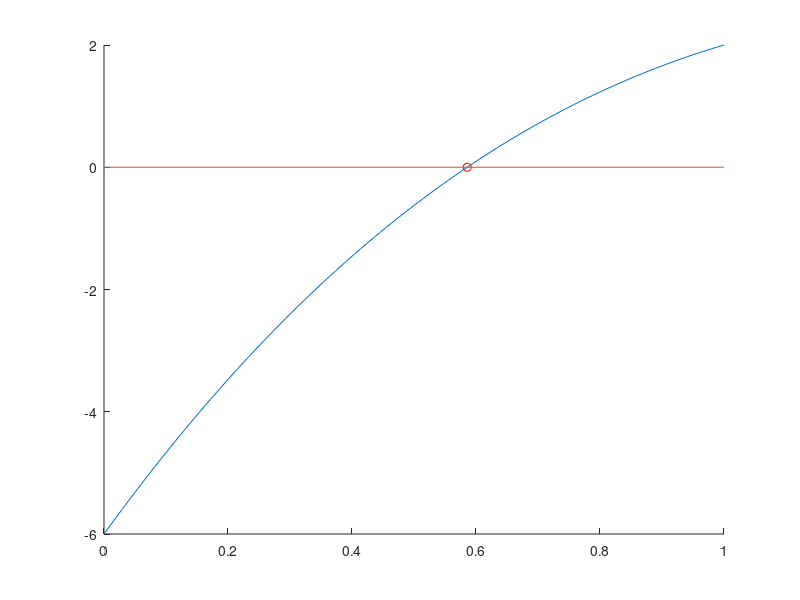
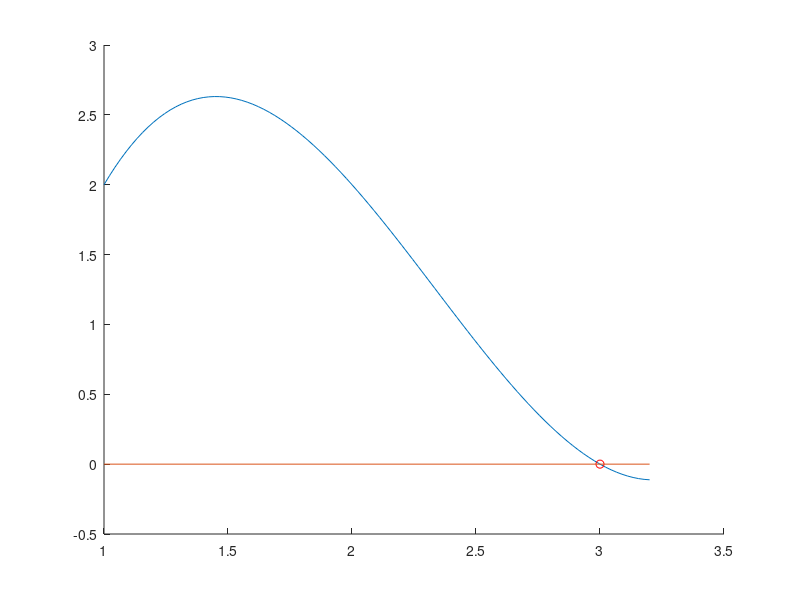
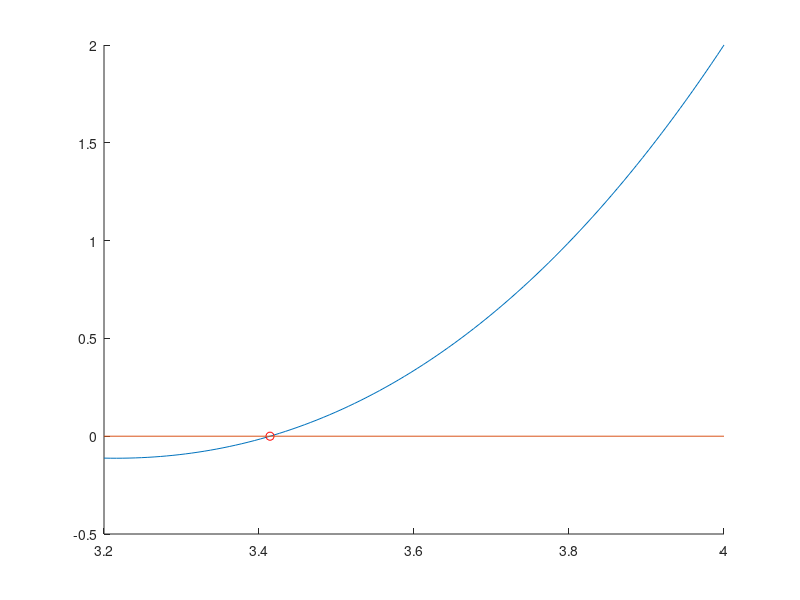
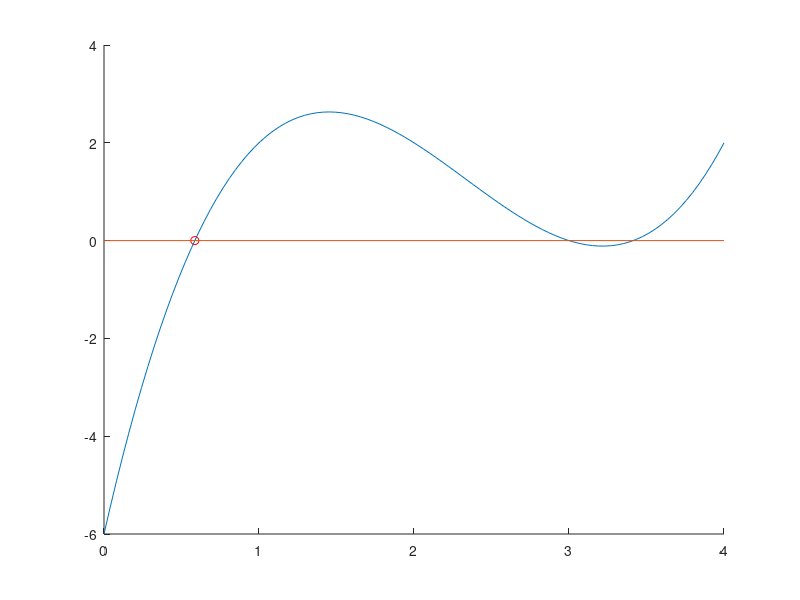

MATLAB code for these plots, in order:
%{
Ex.2 Fie ecuatia x^3 - 7 * x ^2 + 14 * x - 6 

a. Sa se construiasca in Matlab o procedura cu sintaxa [xaprox] = MetBisectie(f, a, b, ε).
b. Intr-un fisier script sa se construiasca ın Matlab graficul functiei f(x) = x^3 - 7 * x ^2 + 14 * x - 6;
pe intervalul [0, 4]. Sa se calculeze solutia aproximativa xaprox cu eroarea ε = 10−5, apeland
procedura MetBisectie pentru fiecare interval in parte: 1. [0, 1]; 2. [1; 3, 2]; 3. [3, 2; 4].
c. Sa se construiasca punctele (xaprox, f(xaprox)) calculate la b. ın acelasi grafic cu graficul functiei.
%}

function t12()
    Solve(0, 1);
    Solve(1, 3.2);
    Solve(3.2, 4);
    Solve(0, 4);
end

function Solve(a, b)
    f = @T12Evaluate;
    x_aprox = MetBisectie(f, a, b, 1e-20)
    
    x = linspace(a, b, 100);
    y = arrayfun(f, x);
    
    figure;
    hold on;
    plot(x, y) % the graph of the function
    plot([x_aprox], [f(x_aprox)], 'or') % our intersection point
    plot([a b], [0 0]) % line x = 0
    hold off
end

function answer = T12Evaluate(x)
    answer = x^3 - 7 * x ^2 + 14 * x - 6;
end

function x_aprox = MetBisectie(f, a, b, epsilon)
    x_aprox = (a + b) / 2;
    
    while ((b - a) > epsilon) 
        if (f(x_aprox) == 0)
            break;
        end
        
        if (f(a) * f(x_aprox) < 0)
            b = x_aprox; 
        else 
            a = x_aprox;
        end
        
        x_aprox = (a + b) / 2;
    end
end